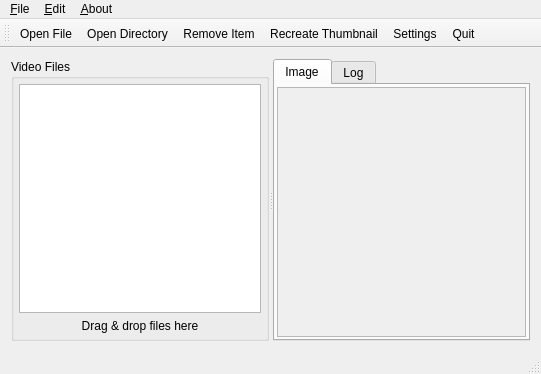
<?xml version="1.0" encoding="UTF-8"?>
<ui version="4.0">
 <class>MainWindow</class>
 <widget class="QMainWindow" name="MainWindow">
  <property name="geometry">
   <rect>
    <x>0</x>
    <y>0</y>
    <width>541</width>
    <height>374</height>
   </rect>
  </property>
  <property name="acceptDrops">
   <bool>true</bool>
  </property>
  <property name="windowTitle">
   <string>Movie Thumbnailer</string>
  </property>
  <property name="windowIcon">
   <iconset resource="images.qrc">
    <normaloff>:/icons/qmtn.png</normaloff>:/icons/qmtn.png</iconset>
  </property>
  <widget class="QWidget" name="centralWidget">
   <layout class="QHBoxLayout" name="horizontalLayout">
    <item>
     <widget class="QSplitter" name="splitter">
      <property name="orientation">
       <enum>Qt::Horizontal</enum>
      </property>
      <widget class="QGroupBox" name="gbVideoFiles">
       <property name="title">
        <string>Video Files</string>
       </property>
       <layout class="QVBoxLayout" name="verticalLayout_2">
        <property name="leftMargin">
         <number>5</number>
        </property>
        <property name="topMargin">
         <number>5</number>
        </property>
        <property name="rightMargin">
         <number>5</number>
        </property>
        <property name="bottomMargin">
         <number>5</number>
        </property>
        <item>
         <widget class="QTreeView" name="treeView">
          <property name="contextMenuPolicy">
           <enum>Qt::CustomContextMenu</enum>
          </property>
          <property name="selectionMode">
           <enum>QAbstractItemView::ExtendedSelection</enum>
          </property>
          <property name="animated">
           <bool>true</bool>
          </property>
          <attribute name="headerVisible">
           <bool>false</bool>
          </attribute>
         </widget>
        </item>
        <item>
         <widget class="QLabel" name="placeholderLabel">
          <property name="text">
           <string>Drag &amp; drop files here</string>
          </property>
          <property name="alignment">
           <set>Qt::AlignCenter</set>
          </property>
         </widget>
        </item>
       </layout>
      </widget>
      <widget class="QTabWidget" name="TabOutput">
       <property name="currentIndex">
        <number>0</number>
       </property>
       <widget class="QWidget" name="gbImageViewerPage1">
        <attribute name="title">
         <string>Image</string>
        </attribute>
        <layout class="QVBoxLayout" name="verticalLayout">
         <property name="spacing">
          <number>5</number>
         </property>
         <property name="leftMargin">
          <number>2</number>
         </property>
         <property name="topMargin">
          <number>2</number>
         </property>
         <property name="rightMargin">
          <number>2</number>
         </property>
         <property name="bottomMargin">
          <number>2</number>
         </property>
         <item>
          <layout class="QVBoxLayout" name="verticalLayout_4">
           <property name="spacing">
            <number>6</number>
           </property>
           <property name="leftMargin">
            <number>0</number>
           </property>
           <item>
            <widget class="ImageItemView" name="imageViewer">
             <property name="widgetResizable">
              <bool>true</bool>
             </property>
             <widget class="QWidget" name="scrollAreaWidgetContents">
              <property name="geometry">
               <rect>
                <x>0</x>
                <y>0</y>
                <width>247</width>
                <height>253</height>
               </rect>
              </property>
             </widget>
            </widget>
           </item>
          </layout>
         </item>
        </layout>
       </widget>
       <widget class="QWidget" name="tab">
        <attribute name="title">
         <string>Log</string>
        </attribute>
        <layout class="QVBoxLayout" name="verticalLayout_3">
         <property name="spacing">
          <number>5</number>
         </property>
         <property name="leftMargin">
          <number>5</number>
         </property>
         <property name="topMargin">
          <number>5</number>
         </property>
         <property name="rightMargin">
          <number>5</number>
         </property>
         <property name="bottomMargin">
          <number>5</number>
         </property>
         <item>
          <widget class="QPlainTextEdit" name="logText">
           <property name="lineWrapMode">
            <enum>QPlainTextEdit::WidgetWidth</enum>
           </property>
           <property name="readOnly">
            <bool>true</bool>
           </property>
          </widget>
         </item>
        </layout>
       </widget>
      </widget>
     </widget>
    </item>
   </layout>
  </widget>
  <widget class="QMenuBar" name="menuBar">
   <property name="geometry">
    <rect>
     <x>0</x>
     <y>0</y>
     <width>541</width>
     <height>18</height>
    </rect>
   </property>
   <widget class="QMenu" name="menu_Edit">
    <property name="title">
     <string>&amp;Edit</string>
    </property>
    <addaction name="actionUploadToImgaa"/>
    <addaction name="actionUploadToImgmi"/>
    <addaction name="actionUploadToImagevenue"/>
    <addaction name="actionUploadToKlikr"/>
    <addaction name="action_Settings"/>
   </widget>
   <widget class="QMenu" name="menu_File">
    <property name="title">
     <string>&amp;File</string>
    </property>
    <addaction name="actionOpenFile"/>
    <addaction name="actionOpenDirectory"/>
    <addaction name="actionRemoveItemfromSidebar"/>
    <addaction name="actionRefreshThumbnail"/>
    <addaction name="action_Quit"/>
   </widget>
   <widget class="QMenu" name="menu_About">
    <property name="title">
     <string>&amp;About</string>
    </property>
    <addaction name="actionAbout"/>
    <addaction name="actionAboutQt"/>
   </widget>
   <addaction name="menu_File"/>
   <addaction name="menu_Edit"/>
   <addaction name="menu_About"/>
  </widget>
  <widget class="QToolBar" name="mainToolBar">
   <property name="windowTitle">
    <string>Toolbar</string>
   </property>
   <property name="toolTip">
    <string/>
   </property>
   <property name="toolButtonStyle">
    <enum>Qt::ToolButtonTextBesideIcon</enum>
   </property>
   <attribute name="toolBarArea">
    <enum>TopToolBarArea</enum>
   </attribute>
   <attribute name="toolBarBreak">
    <bool>false</bool>
   </attribute>
   <addaction name="actionOpenFile"/>
   <addaction name="actionOpenDirectory"/>
   <addaction name="actionRemoveItemfromSidebar"/>
   <addaction name="actionRefreshThumbnail"/>
   <addaction name="action_Settings"/>
   <addaction name="action_Quit"/>
  </widget>
  <widget class="QStatusBar" name="statusBar"/>
  <action name="action_Settings">
   <property name="text">
    <string>&amp;Settings ...</string>
   </property>
   <property name="shortcut">
    <string>F10</string>
   </property>
  </action>
  <action name="action_Quit">
   <property name="text">
    <string>&amp;Quit</string>
   </property>
   <property name="shortcut">
    <string>Ctrl+Q</string>
   </property>
  </action>
  <action name="actionAboutQt">
   <property name="text">
    <string>About &amp;Qt</string>
   </property>
   <property name="shortcut">
    <string>Ctrl+F1</string>
   </property>
  </action>
  <action name="actionAbout">
   <property name="text">
    <string>&amp;About</string>
   </property>
   <property name="shortcut">
    <string>F1</string>
   </property>
  </action>
  <action name="actionOpenFile">
   <property name="text">
    <string>Open &amp;File ...</string>
   </property>
   <property name="toolTip">
    <string>Open Video File</string>
   </property>
   <property name="shortcut">
    <string>Ctrl+O</string>
   </property>
  </action>
  <action name="actionOpenDirectory">
   <property name="text">
    <string>Open &amp;Directory ...</string>
   </property>
   <property name="toolTip">
    <string>Open Directory containing Video Files</string>
   </property>
   <property name="shortcut">
    <string>Ctrl+L</string>
   </property>
  </action>
  <action name="actionRefreshThumbnail">
   <property name="text">
    <string>&amp;Recreate Thumbnail</string>
   </property>
   <property name="toolTip">
    <string>Recreate Thumbnail</string>
   </property>
   <property name="shortcut">
    <string>F5</string>
   </property>
  </action>
  <action name="actionUploadToImgmi">
   <property name="icon">
    <iconset resource="images.qrc">
     <normaloff>:/upload</normaloff>:/upload</iconset>
   </property>
   <property name="text">
    <string>&amp;Imggmi</string>
   </property>
   <property name="toolTip">
    <string>Upload selected image to www.imgmi.com</string>
   </property>
  </action>
  <action name="actionUploadToImagevenue">
   <property name="icon">
    <iconset resource="images.qrc">
     <normaloff>:/upload</normaloff>:/upload</iconset>
   </property>
   <property name="text">
    <string>&amp;Imagevenue</string>
   </property>
   <property name="toolTip">
    <string>Upload selected image to www.imagevenue.com</string>
   </property>
  </action>
  <action name="actionUploadToImgaa">
   <property name="icon">
    <iconset resource="images.qrc">
     <normaloff>:/upload</normaloff>:/upload</iconset>
   </property>
   <property name="text">
    <string>&amp;Imgaa</string>
   </property>
   <property name="toolTip">
    <string>Upload selected image to www.imgaa.com</string>
   </property>
  </action>
  <action name="actionUploadToKlikr">
   <property name="icon">
    <iconset resource="images.qrc">
     <normaloff>:/upload</normaloff>:/upload</iconset>
   </property>
   <property name="text">
    <string>&amp;Klikr</string>
   </property>
   <property name="toolTip">
    <string>Upload selected image to www.klikr.org</string>
   </property>
  </action>
  <action name="actionRemoveItemfromSidebar">
   <property name="text">
    <string>Remove &amp;Item</string>
   </property>
   <property name="toolTip">
    <string>Remove Item from Sidebar</string>
   </property>
  </action>
 </widget>
 <layoutdefault spacing="6" margin="11"/>
 <customwidgets>
  <customwidget>
   <class>ImageItemView</class>
   <extends>QScrollArea</extends>
   <header>imageitemview.h</header>
   <container>1</container>
  </customwidget>
 </customwidgets>
 <resources>
  <include location="images.qrc"/>
 </resources>
 <connections/>
</ui>
